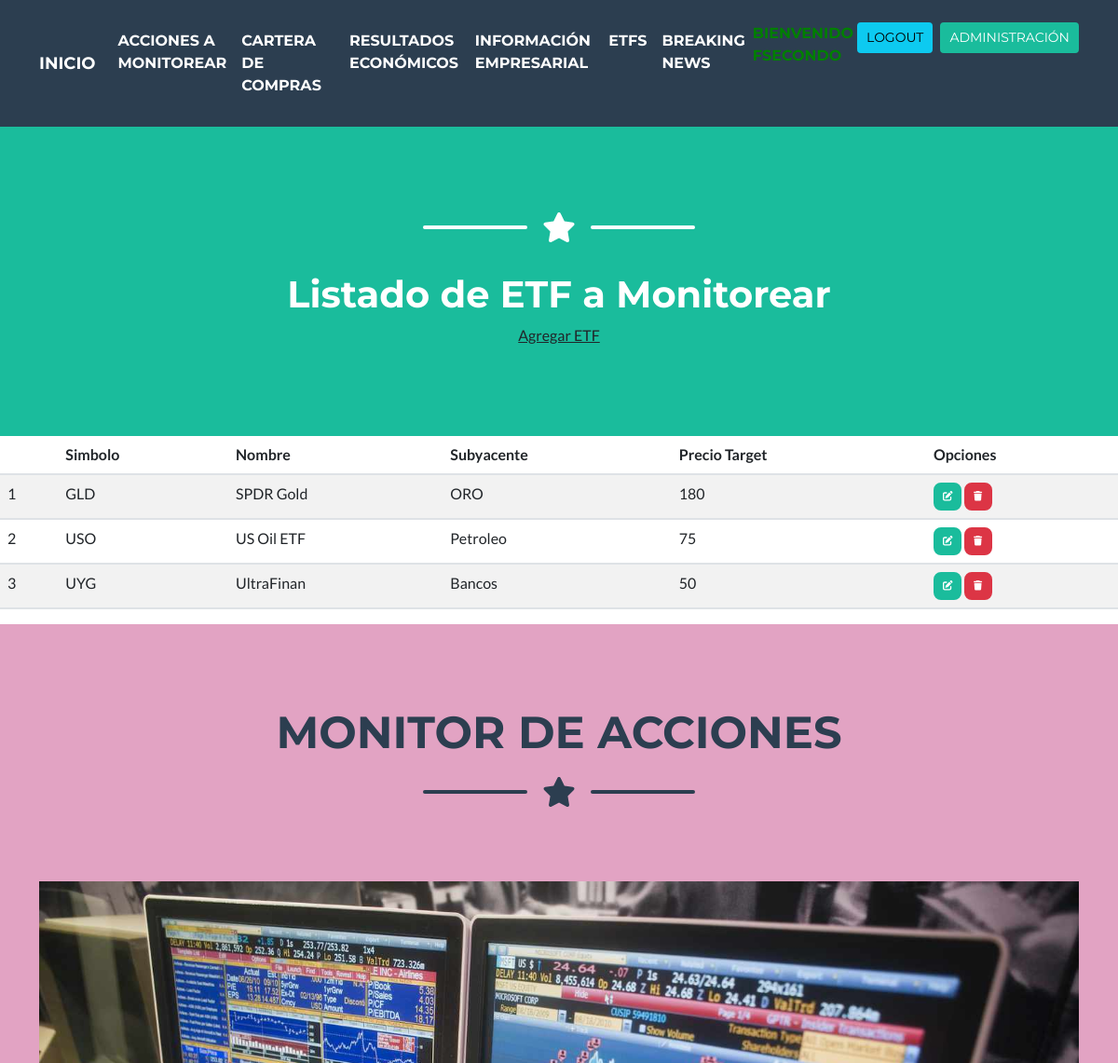
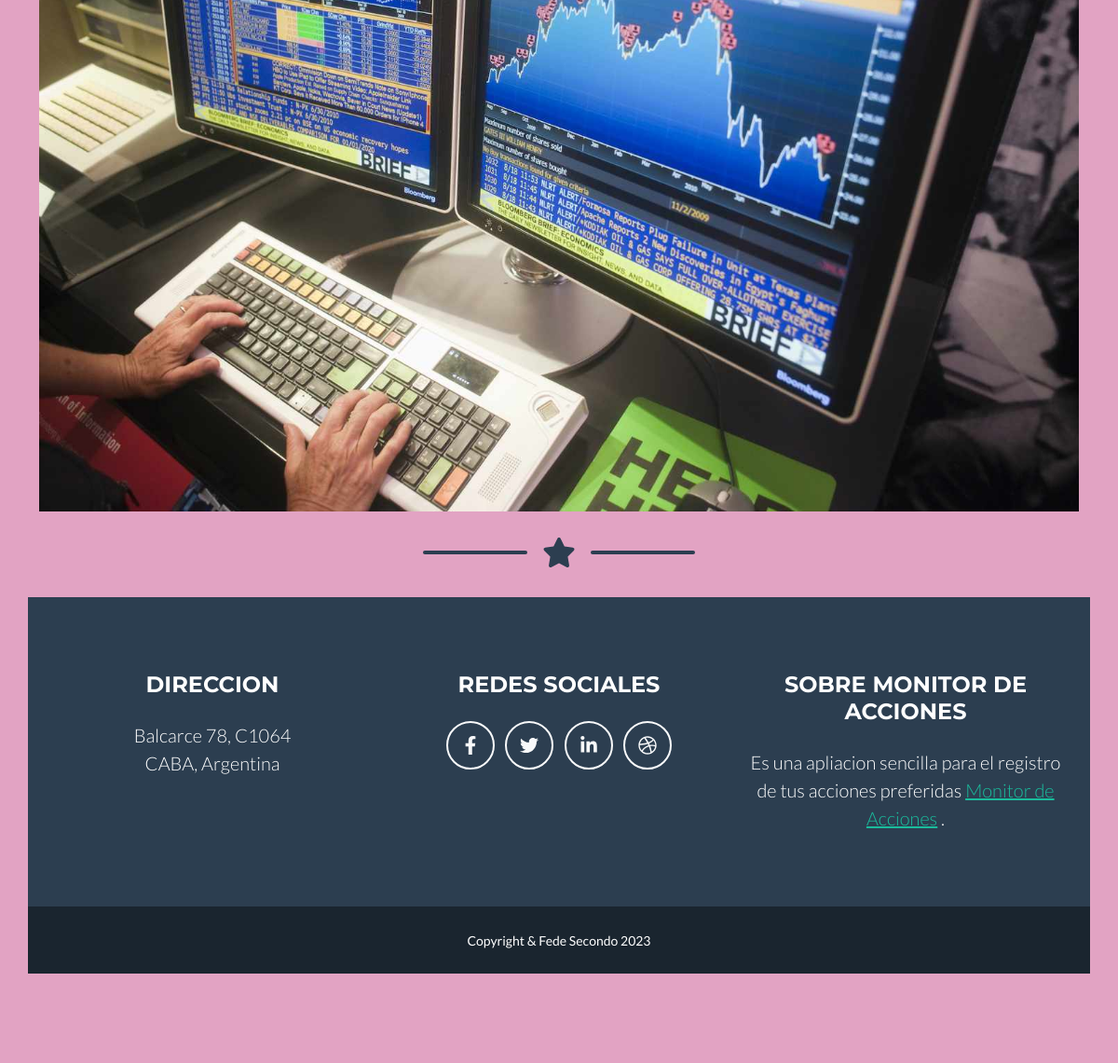
The page /acciones/etfs/ (signed in) on the database its author committed (2 pictures, top to bottom).
### acciones/models.py (models this page shows)
class ETF(models.Model):
    simbolo = models.CharField(max_length=10)
    nombre = models.CharField(max_length=10)
    subyacente = models.CharField(max_length=10)
    precioTarget=models.PositiveIntegerField(default=1)

### acciones/views.py (the view)
# urls.py: path("etfs/",lista_etf, name='lista_etfs'),
@login_required
def lista_etf(request):
    ctx={"etf":ETF.objects.all()}
    return render(request,"acciones/lista_etf.html",ctx)

### acciones/templates/acciones/lista_etf.html (shortened to what this page needs)
{% extends 'acciones/base.html' %}
{% load static %}
{% block cabecera %}
    <h1>Listado de ETF a Monitorear</h1>
    <a href="{% url 'agregar_etf' %}" class="enlace-agregar text-dark">Agregar ETF</a>
{% endblock cabecera %}
{% block contenido %}
    <div class="table-responsive">
        <table class="table table-striped">
            <thead>
                <tr>
                    <th colspan="1"></th>
                    <th colspan="1">Simbolo</th>
                    <th colspan="1">Nombre</th>
                    <th colspan="1">Subyacente</th>
                    <th colspan="1">Precio Target</th>
                    <th colspan="1">Opciones</th>
                </tr>
            </thead>
            <tbody>
                {% for etf in etf %}
                <tr>
                    <td>{{ etf.id }}</td>
                    <td>{{ etf.simbolo }}</td>
                    <td>{{ etf.nombre }}</td>
                    <td>{{ etf.subyacente }}</td>
                    <td>{{ etf.precioTarget }}</td>
                    <td>
                        <a
                          href="{% url 'editar_etf' etf.id %}"
                          class="btn btn-primary"
                          style="--bs-btn-padding-y: .25rem; --bs-btn-padding-x: .5rem; --bs-btn-font-size: .75rem;"
                          ><i class="fa fa-edit fa-sm" title="Edit Record"></i>
                        </a>
                        <a
                          href="{% url 'eliminar_etf' etf.id %}"
                          class="btn btn-danger"
                          style="--bs-btn-padding-y: .25rem; --bs-btn-padding-x: .5rem; --bs-btn-font-size: .75rem;"
                          ><i class="fa fa-trash fa-sm" title="Delete Record"></i>
                        </a>
                    </td>
                </tr>
                {% endfor %}
            </tbody>
        </table>
    </div>
{% endblock contenido %}

### rows shown on the page
ETF: id "1", simbolo "GLD", nombre "SPDR Gold", subyacente "ORO", precioTarget "180"
ETF: id "2", simbolo "USO", nombre "US Oil ETF", subyacente "Petroleo", precioTarget "75"
ETF: id "3", simbolo "UYG", nombre "UltraFinan", subyacente "Bancos", precioTarget "50"
